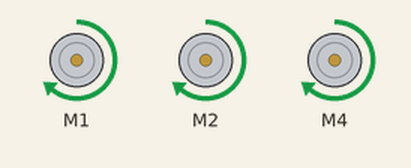
The sketch below on a simulated Arduino Uno, built with avr-gcc and run on an emulated ATmega328P. On the bench: 3 × DC motor (green arrow = forward, orange = backward, longer = faster). What the sketch prints to the serial monitor is not drawn.

Above: at 0.1 s.
Timing chart, 0 to 1.6 s (numbered marks = the images above):
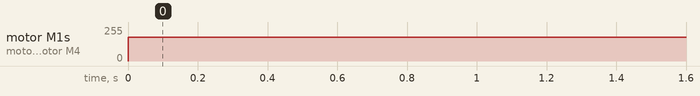

The sketch:

pump_test.ino
```cpp
#include <AFMotor.h>

// Define the 3 pumps connected to the M1, M2, and M3 blocks
AF_DCMotor pump1(1);
AF_DCMotor pump2(2);
AF_DCMotor pump3(4);

void setup() {
  Serial.begin(9600);
  Serial.println("Starting 3-Pump Test...");

  // Set all pumps to maximum speed (0 to 255)
  pump1.setSpeed(180);
  pump2.setSpeed(180);
  pump3.setSpeed(180);

  // Ensure they are all off to start
  pump1.run(RELEASE);
  pump2.run(RELEASE);
  pump3.run(RELEASE);
}

void loop() {
  Serial.println("Pumps ON");
  // Turn all 3 pumps on in the forward direction
  pump1.run(FORWARD);
  pump2.run(FORWARD);
  pump3.run(FORWARD);


}
```

Measured:
- by itself, motor M1, motor M2, motor M4: stopped → forward 180/255 at 0.00 s
